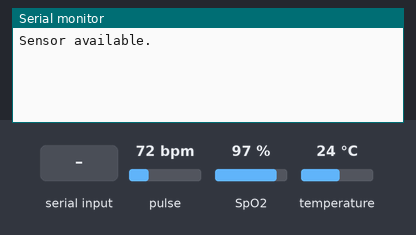
The sketch below on a simulated Arduino Uno, built with avr-gcc and run on an emulated ATmega328P. On the bench: the last lines printed to the serial monitor. The inputs (shaded band) are chosen by the test bench; at power-on: pulse 72 bpm, SpO2 97 %, temperature 24 °C. The modem accepts every AT command (registered, SIM ready, sends succeed) and sends nothing else.

Above: at 1.2 s.
1.3 s: "step3\n" received over the second serial link
At 2.7 s:
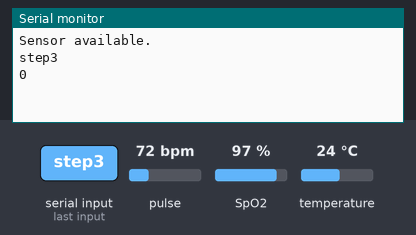
3.8 s: "S" received over the second serial link
At 6.1 s:
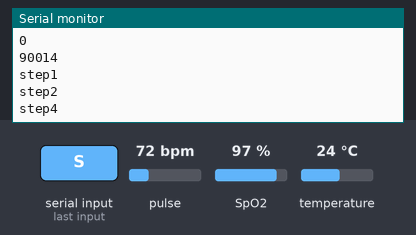
6.2 s: "B" received over the second serial link
At 9.1 s:
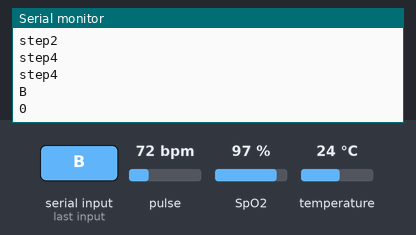
Timing chart, 0 to 10.6 s (numbered marks = the images above; inputs shaded):
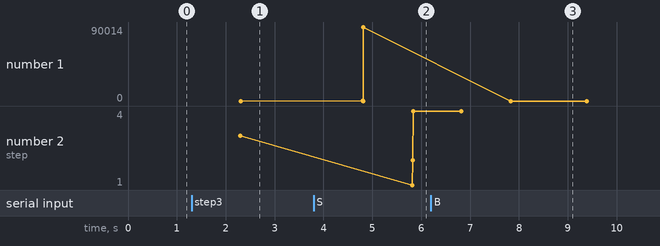

Measured:
- after the input at 1.3 s, the serial monitor: prints a new line after 1.0 s (image 1)
- after the input at 3.8 s, the serial monitor: prints a new line after 1.0 s (image 2)
- after the input at 6.2 s, the serial monitor: prints a new line after 1.6 s (image 3)
- plotted number 1: 0 → 90014 after the input at 3.8 s
- plotted number 2: 3 → 4 after the input at 3.8 s

The sketch:

sensor.ino
```cpp
// // #include <HardwareSerial.h>
// #include <SoftwareSerial.h>

// void setup()
// {
//     Serial.begin(9600);
//     // while (!Serial)
//     ;
// }

// void loop()
// {
//     // if (Serial.available())
//     // {
//     // String inputString = Serial.readString();
//     Serial.println("inputString");
//     // }
// }

/*
Hardware Connections (MAX30102 to Arduino):
  -5V = 5V (3.3V is allowed)
  -GND = GND
  -SDA = A4 (or SDA)
  -SCL = A5 (or SCL)
*/

#include <SoftwareSerial.h>
#include <Wire.h>
#include "MAX30105.h"
#include "spo2_algorithm.h" // TODO: Package the algorithm in mobile app as native cpp code
// Data transmission constants
#define FLAG_BYTE 0x7E
#define FLAG_AVOID_BYTE 0x6E

MAX30105 particleSensor;
// Calibration
#define PULSE_MULTI 0.4

#define MAX_BRIGHTNESS 255
#define ledBrightness 60  // Options: 0=Off to 255=50mA
#define sampleAverage 4   // Options: 1, 2, 4, 8, 16, 32
#define sampleAverageBP 1 // Options: 1, 2, 4, 8, 16, 32
#define ledMode 2         // Options: 1 = Red only, 2 = Red + IR, 3 = Red + IR + Green
#define sampleRate 100    // Options: 50, 100, 200, 400, 800, 1000, 1600, 3200
#define sampleRateBP 50   // Options: 50, 100, 200, 400, 800, 1000, 1600, 3200
#define pulseWidth 411    // Options: 69, 118, 215, 411
#define adcRange 4096     // Options: 2048, 4096, 8192, 16384

#define bufferLength 25 // buffer length of 100 stores 4 seconds of samples running at 25sps
// changed 16 -> 32
uint16_t irBuffer[bufferLength];  // infrared LED sensor data
uint16_t redBuffer[bufferLength]; // red LED sensor data

int32_t spo2;          // SPO2 value
int8_t validSPO2;      // indicator to show if the SPO2 calculation is valid
int32_t heartRate;     // heart rate value
int8_t validHeartRate; // indicator to show if the heart rate calculation is valid
float temper = 0;

SoftwareSerial bluetooth(10, 11); // RX | TX (Current module needs these swapped)
#define OFF 0
#define PULSE_OXY_TEMPER 1
#define BP 2
byte function = OFF;

void setup()
{
    Serial.begin(9600);
    bluetooth.begin(9600);
    // Serial.println("Device started");

    // Initialize sensor
    while (!particleSensor.begin(Wire, I2C_SPEED_FAST)) // Use default I2C port, 400kHz speed
    {
        // Serial.println(F("Sensor missing."));
        delay(1000);
    }
    Serial.println(F("Sensor available."));

    particleSensor.setup();                    // Configure sensor with default settings
    particleSensor.setPulseAmplitudeRed(0x0A); // Turn Red LED to low to indicate sensor is running
    particleSensor.setPulseAmplitudeGreen(0);  // Turn off Green LED
}

void loop()
{
    // bluetooth.println("what");
    // if (bluetooth.available())
    // {
    //     Serial.println("available");
    // }
    // else
    // {
    //     Serial.println("not available");
    // }
    // Serial.println(bluetooth.available());
    // Await the command to transmit
    if (bluetooth.available())
    {
        String command = bluetooth.readString();
        Serial.println(command);
        Serial.println(command == "S");
        if (command == "B")
        {
            function = BP;
            particleSensor.setup(ledBrightness, sampleAverageBP, ledMode, sampleRateBP, pulseWidth, adcRange);
            bluetooth.println('B');
        }
        else if (command == "S")
        {
            Serial.println("1");
            function = PULSE_OXY_TEMPER;
            particleSensor.setup(ledBrightness, sampleAverage, ledMode, sampleRate, pulseWidth, adcRange);
            particleSensor.enableDIETEMPRDY(); // Enable the temp ready interrupt. This is required for temperature.
            bluetooth.println('S');
        }
        else
        {
            function = OFF;
            particleSensor.disableDIETEMPRDY();
        }
    }

    if (function == BP)
    {
        transmitRawData();
    }
    else if (function == PULSE_OXY_TEMPER)
    {
        transmitCalculatedData();
    }
}

void transmitCalculatedData()
{
    // read the first 100 samples, and determine the signal range
    Serial.println(particleSensor.available());
    Serial.println(particleSensor.getRed());
    for (byte i = 0; i < bufferLength; i++)
    {
        while (particleSensor.available() == false)
            particleSensor.check();

        redBuffer[i] = particleSensor.getRed();
        irBuffer[i] = particleSensor.getIR();
        particleSensor.nextSample();
    }
    // calculate heart rate and SpO2 after first 100 samples (first 4 seconds of samples)
    Serial.println("step1"); // debug statement
    maxim_heart_rate_and_oxygen_saturation(irBuffer, bufferLength, redBuffer, &spo2, &validSPO2, &heartRate, &validHeartRate);
    if (validSPO2 == 1 && validHeartRate == 1)
    {
        temper = (float)particleSensor.readTemperature();
        temper = ((int)(temper * 100)) / 100.0;
    }
    Serial.println("step2"); // debug statement;
    sendFormattedFrame(validSPO2 & validHeartRate);

    // Continuously taking samples.  Heart rate and SpO2 are calculated every 1 second
    while (!bluetooth.available())
    {
        // dumping the first 25 sets of samples in the memory and shift the last 75 sets of samples to the top
        for (byte i = 25; i < bufferLength; i++)
        {
            redBuffer[i - 25] = redBuffer[i];
            irBuffer[i - 25] = irBuffer[i];
        }

        // take 25 sets of samples before calculating the heart rate.
        for (byte i = bufferLength - 25; i < bufferLength; i++)
        {
            while (particleSensor.available() == false)
                particleSensor.check();

            redBuffer[i] = particleSensor.getRed();
            irBuffer[i] = particleSensor.getIR();
            particleSensor.nextSample();
        }
        // After gathering 25 new samples recalculate HR and SP02
        maxim_heart_rate_and_oxygen_saturation(irBuffer, bufferLength, redBuffer, &spo2, &validSPO2, &heartRate, &validHeartRate);
        if (validSPO2 == 1 && validHeartRate == 1)
        {
            temper = (float)particleSensor.readTemperature();
            temper = ((int)(temper * 100)) / 100.0;
        }
        sendFormattedFrame(validSPO2 & validHeartRate);
    }
}

int sendFormattedFrame(byte valid)
{
    // Serial.println("step3"); // debug statement;
    char data[14];
    if (valid)
    {
        Serial.println("step4"); // debug statement;
        sprintf(data, "^%d|%d|%d$", (int)(temper * 10), (int)(heartRate * PULSE_MULTI), spo2);
    }
    else
    {
        sprintf(data, "^0|0|0$");
    }
    // Serial.println(data); // debug statement
    bluetooth.write(data);
    // bluetooth.print(data);
}

void transmitRawData()
{
    uint16_t ir, red, timestamp = 0;

    while (!bluetooth.available())
    {
        while (particleSensor.available() == false)
            particleSensor.check();

        red = particleSensor.getRed();
        ir = particleSensor.getIR();
        timestamp++;

        // Serial.println(ir);
        sendRawFrame(timestamp, ir);
        particleSensor.nextSample();
    }
}

void intToBytes(uint16_t x, byte result[])
{
    result[0] = (byte)((x >> 8) & 0xFF); // Higher
    result[1] = (byte)(x & 0xFF);
}

void sendRawFrame(uint16_t timestamp, uint16_t ir)
{
    byte bytes[2][2];
    byte flagBytesInFrame = 0; // To track which data bytes had same value as flag byte. Should only track max 6 bytes at a time.
    bluetooth.write(FLAG_BYTE);

    intToBytes(timestamp, bytes[0]);
    if (bytes[0][0] == FLAG_BYTE)
    {
        flagBytesInFrame = flagBytesInFrame | 0x8;
        bluetooth.write(FLAG_AVOID_BYTE);
    }
    else
    {
        bluetooth.write(bytes[0][0]);
    }
    if (bytes[0][1] == FLAG_BYTE)
    {
        flagBytesInFrame = flagBytesInFrame | 0x4;
        bluetooth.write(FLAG_AVOID_BYTE);
    }
    else
    {
        bluetooth.write(bytes[0][1]);
    }

    intToBytes(ir, bytes[1]);
    if (bytes[1][0] == FLAG_BYTE)
    {
        flagBytesInFrame = flagBytesInFrame | 0x2;
        bluetooth.write(FLAG_AVOID_BYTE);
    }
    else
    {
        bluetooth.write(bytes[1][0]);
    }
    if (bytes[1][1] == FLAG_BYTE)
    {
        flagBytesInFrame = flagBytesInFrame | 0x1;
        bluetooth.write(FLAG_AVOID_BYTE);
    }
    else
    {
        bluetooth.write(bytes[1][1]);
    }

    bluetooth.write(flagBytesInFrame);
    bluetooth.write(FLAG_BYTE);
}
```
